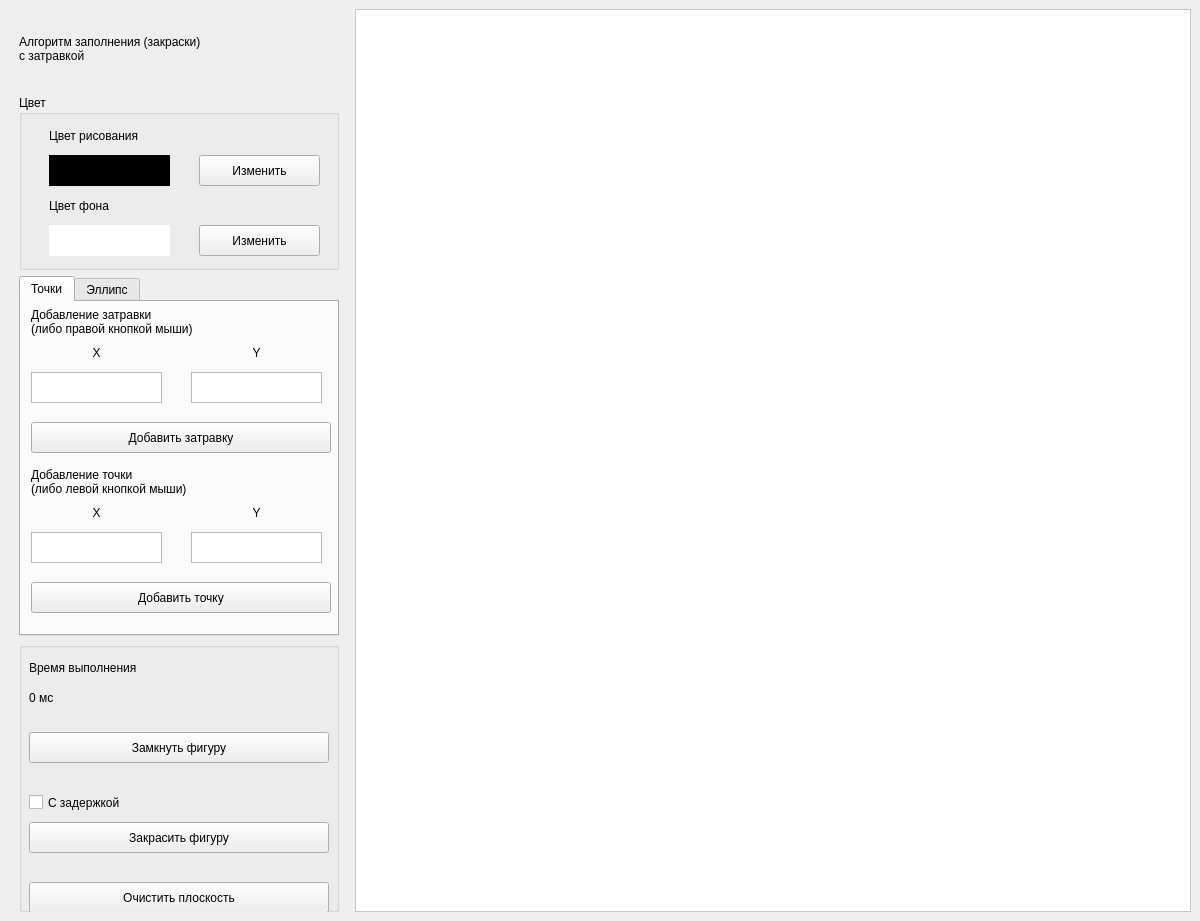
<?xml version="1.0" encoding="UTF-8"?>
<ui version="4.0">
 <class>mainWindow</class>
 <widget class="QMainWindow" name="mainWindow">
  <property name="geometry">
   <rect>
    <x>0</x>
    <y>0</y>
    <width>1200</width>
    <height>921</height>
   </rect>
  </property>
  <property name="minimumSize">
   <size>
    <width>1200</width>
    <height>921</height>
   </size>
  </property>
  <property name="windowTitle">
   <string>Лабораторная работа №6</string>
  </property>
  <widget class="QWidget" name="centralwidget">
   <layout class="QHBoxLayout" name="horizontalLayout_3">
    <item>
     <layout class="QVBoxLayout" name="verticalLayout">
      <property name="leftMargin">
       <number>10</number>
      </property>
      <property name="rightMargin">
       <number>10</number>
      </property>
      <item>
       <widget class="QLabel" name="label">
        <property name="minimumSize">
         <size>
          <width>320</width>
          <height>0</height>
         </size>
        </property>
        <property name="maximumSize">
         <size>
          <width>320</width>
          <height>80</height>
         </size>
        </property>
        <property name="text">
         <string>&lt;html&gt;&lt;head/&gt;&lt;body&gt;&lt;p&gt;Алгоритм заполнения (закраски)&lt;br/&gt;с затравкой&lt;/p&gt;&lt;/body&gt;&lt;/html&gt;</string>
        </property>
       </widget>
      </item>
      <item>
       <widget class="QGroupBox" name="groupBox_2">
        <property name="minimumSize">
         <size>
          <width>320</width>
          <height>175</height>
         </size>
        </property>
        <property name="maximumSize">
         <size>
          <width>320</width>
          <height>175</height>
         </size>
        </property>
        <property name="title">
         <string>Цвет</string>
        </property>
        <widget class="QLabel" name="label_3">
         <property name="geometry">
          <rect>
           <x>30</x>
           <y>30</y>
           <width>141</width>
           <height>21</height>
          </rect>
         </property>
         <property name="text">
          <string>Цвет рисования</string>
         </property>
        </widget>
        <widget class="QLabel" name="label_4">
         <property name="geometry">
          <rect>
           <x>30</x>
           <y>100</y>
           <width>101</width>
           <height>21</height>
          </rect>
         </property>
         <property name="text">
          <string>Цвет фона</string>
         </property>
        </widget>
        <widget class="QPushButton" name="changePenColorBtn">
         <property name="geometry">
          <rect>
           <x>180</x>
           <y>60</y>
           <width>121</width>
           <height>31</height>
          </rect>
         </property>
         <property name="text">
          <string>Изменить</string>
         </property>
        </widget>
        <widget class="QPushButton" name="changeBackgroundColorBtn">
         <property name="geometry">
          <rect>
           <x>180</x>
           <y>130</y>
           <width>121</width>
           <height>31</height>
          </rect>
         </property>
         <property name="text">
          <string>Изменить</string>
         </property>
        </widget>
        <widget class="QLabel" name="PenColor">
         <property name="geometry">
          <rect>
           <x>30</x>
           <y>60</y>
           <width>121</width>
           <height>31</height>
          </rect>
         </property>
         <property name="styleSheet">
          <string notr="true">background: black</string>
         </property>
         <property name="text">
          <string/>
         </property>
        </widget>
        <widget class="QLabel" name="backgroundColor">
         <property name="geometry">
          <rect>
           <x>30</x>
           <y>130</y>
           <width>121</width>
           <height>31</height>
          </rect>
         </property>
         <property name="styleSheet">
          <string notr="true">background: white</string>
         </property>
         <property name="text">
          <string/>
         </property>
        </widget>
       </widget>
      </item>
      <item>
       <widget class="QTabWidget" name="tabWidget">
        <property name="minimumSize">
         <size>
          <width>0</width>
          <height>330</height>
         </size>
        </property>
        <property name="maximumSize">
         <size>
          <width>320</width>
          <height>360</height>
         </size>
        </property>
        <property name="currentIndex">
         <number>0</number>
        </property>
        <widget class="QWidget" name="tab">
         <attribute name="title">
          <string>Точки</string>
         </attribute>
         <widget class="QLabel" name="label_5">
          <property name="geometry">
           <rect>
            <x>10</x>
            <y>0</y>
            <width>301</width>
            <height>41</height>
           </rect>
          </property>
          <property name="text">
           <string>&lt;html&gt;&lt;head/&gt;&lt;body&gt;&lt;p&gt;Добавление затравки&lt;br/&gt;(либо правой кнопкой мыши)&lt;/p&gt;&lt;/body&gt;&lt;/html&gt;</string>
          </property>
         </widget>
         <widget class="QLabel" name="label_7">
          <property name="geometry">
           <rect>
            <x>10</x>
            <y>40</y>
            <width>131</width>
            <height>21</height>
           </rect>
          </property>
          <property name="text">
           <string>X</string>
          </property>
          <property name="alignment">
           <set>Qt::AlignCenter</set>
          </property>
         </widget>
         <widget class="QLabel" name="label_8">
          <property name="geometry">
           <rect>
            <x>170</x>
            <y>40</y>
            <width>131</width>
            <height>21</height>
           </rect>
          </property>
          <property name="text">
           <string>Y</string>
          </property>
          <property name="alignment">
           <set>Qt::AlignCenter</set>
          </property>
         </widget>
         <widget class="QTextEdit" name="seedX">
          <property name="geometry">
           <rect>
            <x>10</x>
            <y>70</y>
            <width>131</width>
            <height>31</height>
           </rect>
          </property>
         </widget>
         <widget class="QTextEdit" name="seedY">
          <property name="geometry">
           <rect>
            <x>170</x>
            <y>70</y>
            <width>131</width>
            <height>31</height>
           </rect>
          </property>
         </widget>
         <widget class="QPushButton" name="addSeedBtn">
          <property name="geometry">
           <rect>
            <x>10</x>
            <y>120</y>
            <width>300</width>
            <height>31</height>
           </rect>
          </property>
          <property name="minimumSize">
           <size>
            <width>300</width>
            <height>31</height>
           </size>
          </property>
          <property name="text">
           <string>Добавить затравку</string>
          </property>
         </widget>
         <widget class="QLabel" name="label_6">
          <property name="geometry">
           <rect>
            <x>10</x>
            <y>160</y>
            <width>281</width>
            <height>41</height>
           </rect>
          </property>
          <property name="text">
           <string>&lt;html&gt;&lt;head/&gt;&lt;body&gt;&lt;p&gt;Добавление точки&lt;br/&gt;(либо левой кнопкой мыши)&lt;/p&gt;&lt;/body&gt;&lt;/html&gt;</string>
          </property>
         </widget>
         <widget class="QLabel" name="label_9">
          <property name="geometry">
           <rect>
            <x>10</x>
            <y>200</y>
            <width>131</width>
            <height>21</height>
           </rect>
          </property>
          <property name="text">
           <string>X</string>
          </property>
          <property name="alignment">
           <set>Qt::AlignCenter</set>
          </property>
         </widget>
         <widget class="QLabel" name="label_10">
          <property name="geometry">
           <rect>
            <x>170</x>
            <y>200</y>
            <width>131</width>
            <height>21</height>
           </rect>
          </property>
          <property name="text">
           <string>Y</string>
          </property>
          <property name="alignment">
           <set>Qt::AlignCenter</set>
          </property>
         </widget>
         <widget class="QTextEdit" name="pointX">
          <property name="geometry">
           <rect>
            <x>10</x>
            <y>230</y>
            <width>131</width>
            <height>31</height>
           </rect>
          </property>
         </widget>
         <widget class="QTextEdit" name="pointY">
          <property name="geometry">
           <rect>
            <x>170</x>
            <y>230</y>
            <width>131</width>
            <height>31</height>
           </rect>
          </property>
         </widget>
         <widget class="QPushButton" name="addPointBtn">
          <property name="geometry">
           <rect>
            <x>10</x>
            <y>280</y>
            <width>300</width>
            <height>31</height>
           </rect>
          </property>
          <property name="minimumSize">
           <size>
            <width>300</width>
            <height>31</height>
           </size>
          </property>
          <property name="text">
           <string>Добавить точку</string>
          </property>
         </widget>
        </widget>
        <widget class="QWidget" name="tab_2">
         <attribute name="title">
          <string>Эллипс</string>
         </attribute>
         <widget class="QLabel" name="label_11">
          <property name="geometry">
           <rect>
            <x>10</x>
            <y>0</y>
            <width>161</width>
            <height>31</height>
           </rect>
          </property>
          <property name="text">
           <string>Координаты центра</string>
          </property>
         </widget>
         <widget class="QTextEdit" name="ellipseCenterX">
          <property name="geometry">
           <rect>
            <x>10</x>
            <y>70</y>
            <width>131</width>
            <height>31</height>
           </rect>
          </property>
         </widget>
         <widget class="QTextEdit" name="ellipseCenterY">
          <property name="geometry">
           <rect>
            <x>170</x>
            <y>70</y>
            <width>131</width>
            <height>31</height>
           </rect>
          </property>
         </widget>
         <widget class="QLabel" name="label_12">
          <property name="geometry">
           <rect>
            <x>10</x>
            <y>40</y>
            <width>131</width>
            <height>21</height>
           </rect>
          </property>
          <property name="text">
           <string>X</string>
          </property>
          <property name="alignment">
           <set>Qt::AlignCenter</set>
          </property>
         </widget>
         <widget class="QLabel" name="label_13">
          <property name="geometry">
           <rect>
            <x>170</x>
            <y>40</y>
            <width>131</width>
            <height>21</height>
           </rect>
          </property>
          <property name="text">
           <string>Y</string>
          </property>
          <property name="alignment">
           <set>Qt::AlignCenter</set>
          </property>
         </widget>
         <widget class="QLabel" name="label_14">
          <property name="geometry">
           <rect>
            <x>10</x>
            <y>120</y>
            <width>201</width>
            <height>31</height>
           </rect>
          </property>
          <property name="text">
           <string>Полуоси</string>
          </property>
         </widget>
         <widget class="QLabel" name="label_15">
          <property name="geometry">
           <rect>
            <x>10</x>
            <y>160</y>
            <width>131</width>
            <height>21</height>
           </rect>
          </property>
          <property name="text">
           <string>Малая</string>
          </property>
          <property name="alignment">
           <set>Qt::AlignCenter</set>
          </property>
         </widget>
         <widget class="QLabel" name="label_16">
          <property name="geometry">
           <rect>
            <x>170</x>
            <y>160</y>
            <width>131</width>
            <height>21</height>
           </rect>
          </property>
          <property name="text">
           <string>Большая</string>
          </property>
          <property name="alignment">
           <set>Qt::AlignCenter</set>
          </property>
         </widget>
         <widget class="QTextEdit" name="smallAxis">
          <property name="geometry">
           <rect>
            <x>10</x>
            <y>190</y>
            <width>131</width>
            <height>31</height>
           </rect>
          </property>
         </widget>
         <widget class="QTextEdit" name="bigAxis">
          <property name="geometry">
           <rect>
            <x>170</x>
            <y>190</y>
            <width>131</width>
            <height>31</height>
           </rect>
          </property>
         </widget>
         <widget class="QPushButton" name="addEllipseBtn">
          <property name="geometry">
           <rect>
            <x>10</x>
            <y>270</y>
            <width>300</width>
            <height>31</height>
           </rect>
          </property>
          <property name="minimumSize">
           <size>
            <width>300</width>
            <height>31</height>
           </size>
          </property>
          <property name="text">
           <string>Добавить эллипс</string>
          </property>
         </widget>
        </widget>
       </widget>
      </item>
      <item>
       <widget class="QGroupBox" name="groupBox">
        <property name="maximumSize">
         <size>
          <width>320</width>
          <height>16777215</height>
         </size>
        </property>
        <property name="title">
         <string/>
        </property>
        <widget class="QPushButton" name="paintShapeBtn">
         <property name="geometry">
          <rect>
           <x>10</x>
           <y>180</y>
           <width>300</width>
           <height>31</height>
          </rect>
         </property>
         <property name="minimumSize">
          <size>
           <width>300</width>
           <height>31</height>
          </size>
         </property>
         <property name="text">
          <string>Закрасить фигуру</string>
         </property>
        </widget>
        <widget class="QPushButton" name="closeShapeBtn">
         <property name="geometry">
          <rect>
           <x>10</x>
           <y>90</y>
           <width>300</width>
           <height>31</height>
          </rect>
         </property>
         <property name="minimumSize">
          <size>
           <width>300</width>
           <height>31</height>
          </size>
         </property>
         <property name="text">
          <string>Замкнуть фигуру</string>
         </property>
        </widget>
        <widget class="QPushButton" name="clearBtn">
         <property name="geometry">
          <rect>
           <x>10</x>
           <y>240</y>
           <width>300</width>
           <height>31</height>
          </rect>
         </property>
         <property name="minimumSize">
          <size>
           <width>300</width>
           <height>31</height>
          </size>
         </property>
         <property name="maximumSize">
          <size>
           <width>300</width>
           <height>31</height>
          </size>
         </property>
         <property name="text">
          <string>Очистить плоскость</string>
         </property>
        </widget>
        <widget class="QLabel" name="label_2">
         <property name="geometry">
          <rect>
           <x>10</x>
           <y>10</y>
           <width>261</width>
           <height>31</height>
          </rect>
         </property>
         <property name="text">
          <string>Время выполнения</string>
         </property>
        </widget>
        <widget class="QLabel" name="timeLabel">
         <property name="geometry">
          <rect>
           <x>10</x>
           <y>40</y>
           <width>211</width>
           <height>31</height>
          </rect>
         </property>
         <property name="text">
          <string>0 мс</string>
         </property>
        </widget>
        <widget class="QCheckBox" name="checkBox">
         <property name="geometry">
          <rect>
           <x>10</x>
           <y>150</y>
           <width>161</width>
           <height>21</height>
          </rect>
         </property>
         <property name="text">
          <string>С задержкой</string>
         </property>
        </widget>
       </widget>
      </item>
     </layout>
    </item>
    <item>
     <widget class="QGraphicsView" name="graphicsView">
      <property name="sizePolicy">
       <sizepolicy hsizetype="Expanding" vsizetype="Expanding">
        <horstretch>0</horstretch>
        <verstretch>0</verstretch>
       </sizepolicy>
      </property>
      <property name="styleSheet">
       <string notr="true">background:white</string>
      </property>
     </widget>
    </item>
   </layout>
  </widget>
  <action name="action">
   <property name="text">
    <string>Загрузить данные</string>
   </property>
  </action>
 </widget>
 <resources/>
 <connections/>
</ui>
